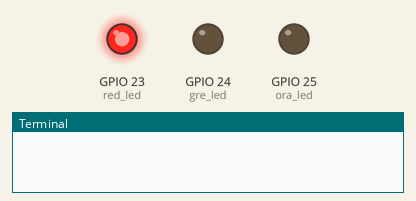
This program was run on a simulated Raspberry Pi (BCM pin numbers). On the bench: output pins drawn as LEDs (lit = HIGH), the last lines printed to the terminal.

Above: at 0.5 s.
At 3.0 s:
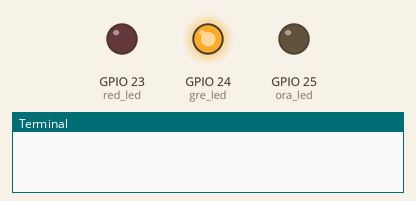
At 5.5 s:
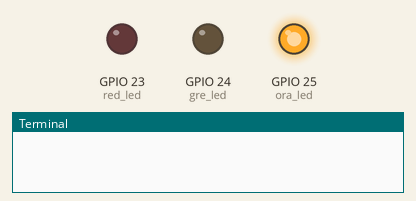
At 8.5 s:
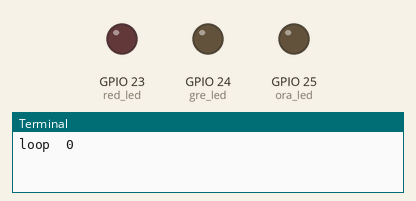
Timing chart, 0 to 9.1 s (numbered marks = the images above):
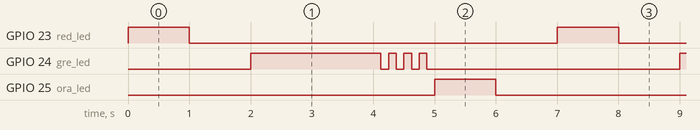

The program:

led.py
```python
# imports
from gpiozero import LED
import time


# LEDs Setup
red_led = LED(23)
gre_led = LED(24)
ora_led = LED(25)

# set up Mode
def on_off(led,v):
    # on GPIO.output(led_pin,GPIO.HIGH) & wait
    led.on()
    time.sleep(v)
    # off GPIO.output(led_pin,GPIO.LOW) & wait
    led.off()
    time.sleep(v)

def blink_led(led):
    # allumer pour 2 seconde et clignoter pour 1 seconde

    # on : GPIO.output(led_pin,GPIO.HIGH)
    led.on()
    time.sleep(2)
    # off : GPIO.output(led_pin,GPIO.LOW)
    led.off()
    for i in range (4):
        on_off(led,0.125)

i=0
while True:
    on_off(red_led,1)
    blink_led(gre_led)
    on_off(ora_led,1)
    print("loop ",i)
    i+=1
```

Measured:
- by itself, GPIO 23 (red_led), GPIO 25 (ora_led): alternates HIGH for 1.0 s and LOW for 6.0 s
- by itself, GPIO 24 (gre_led): repeats every 7.0 s: 3 × (LOW 0.13 s, HIGH 0.13 s), LOW 4.1 s, HIGH 2.1 s
- by itself, everything shown: repeats every 7.0 s, in 12 steps
